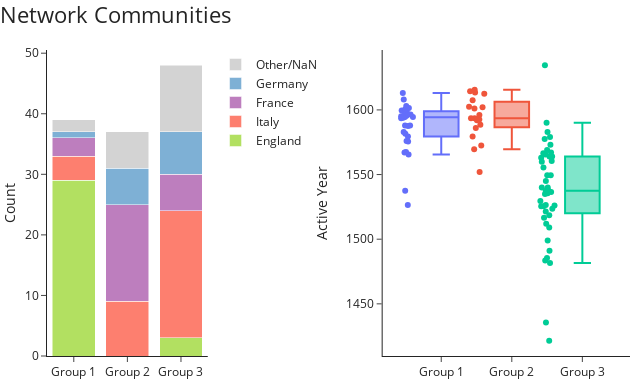

The notebook cell this image was saved under:
### Markdown cell above
# Graph Communities

Recall that our main objective was to detect communities in the network and test if nationality and date of birth are significant factors for a composer's position in the network, i.e. to which community the composer belongs.

For defining the communies, we employ the Louvain Community Detection Algorithm provided in the networkx library. The algorithm uses an iterative procedure to find a partition of the graph that maximizes modularity, a measure based on the number of actual edges within communities minus the number of edges within communities that we would expect to find if we were to randomly reconnect the nodes.

### Plotting

In what follows we plot three versions of the graph above. In the first, color again reflects nationality. The second is colored according the composers' dates of birth. In the third, each color represents one community detected by the Louvain Algorithm.

### Code cell
# Plotly discrete color palette
default_colors = ['#636efa', '#ef553b', '#00CC96']

# Bar chart
fig1 = go.Figure()

communities = ['Group 1', 'Group 2', 'Group 3']
nationalities = ['England', 'Italy', 'France', 'Germany', 'Other/NaN']
colors = ['#b2e061', '#fd7f6f', '#bd7ebe', '#7eb0d5', 'lightgrey']

for nationality, color in zip(nationalities, colors):
    filtered_df = graph_df[graph_df['nationality_other'] == nationality]
    counts = filtered_df.groupby('Community').size().reindex(communities, fill_value=0)
    fig1.add_trace(go.Bar(
        x=counts.index,
        y=counts.values,
        name=nationality,
        marker=dict(color=color)
    ))

# Boxplot
fig2 = go.Figure()

for i, community in enumerate(communities):
    filtered_df = graph_df[graph_df['Community'] == community]
    fig2.add_trace(go.Box(
        y=filtered_df['active_year'],
        x=[community]*len(filtered_df),
        marker=dict(color=default_colors[i % len(default_colors)]),
        showlegend=False,
        boxpoints='all',
  jitter=0.5,
  pointpos=-2
    ))

# Combine both plots
fig = make_subplots(rows=1, cols=2, column_widths=[0.65, 1], horizontal_spacing=0.3)

for trace in fig1.data:
    fig.add_trace(trace, row=1, col=1)

for trace in fig2.data:
    fig.add_trace(trace, row=1, col=2)

fig.update_layout(
    title=dict(text='Network Communities', font=dict(size=22)),
    title_x=0,
    title_y=0.98,
    height=380,
    barmode='stack',
    template='simple_white',
    margin=dict(l=0, r=0, b=0, t=50),
    showlegend=True,
    legend=dict(
        x=0.38,
        y=1,
        xanchor='center',
        yanchor='top',
        title=None
    ),
    paper_bgcolor='rgba(0,0,0,0)',
    plot_bgcolor='rgba(0,0,0,0)',
)

fig.update_yaxes(title='Count', row=1, col=1)
fig.update_yaxes(title='Active Year', row=1, col=2)

export_and_plot(fig, 'network_communities', width=630)

### Figure 1 — Plotly figure (JSON) as saved in the notebook; plotly's stock layout.template omitted (floating-point values rounded to 4 significant figures)
{"data": [{"marker": {"color": "#b2e061"}, "name": "England", "type": "bar", "x": ["Group 1", "Group 2", "Group 3"], "xaxis": "x", "y": [29, 0, 3], "yaxis": "y"}, {"marker": {"color": "#fd7f6f"}, "name": "Italy", "type": "bar", "x": ["Group 1", "Group 2", "Group 3"], "xaxis": "x", "y": [4, 9, 21], "yaxis": "y"}, {"marker": {"color": "#bd7ebe"}, "name": "France", "type": "bar", "x": ["Group 1", "Group 2", "Group 3"], "xaxis": "x", "y": [3, 16, 6], "yaxis": "y"}, {"marker": {"color": "#7eb0d5"}, "name": "Germany", "type": "bar", "x": ["Group 1", "Group 2", "Group 3"], "xaxis": "x", "y": [1, 6, 7], "yaxis": "y"}, {"marker": {"color": "lightgrey"}, "name": "Other/NaN", "type": "bar", "x": ["Group 1", "Group 2", "Group 3"], "xaxis": "x", "y": [2, 6, 11], "yaxis": "y"}, {"boxpoints": "all", "jitter": 0.5, "marker": {"color": "#636efa"}, "pointpos": -2, "showlegend": false, "type": "box", "x": ["Group 1", "Group 1", "Group 1", "Group 1", "Group 1", "Group 1", "Group 1", "Group 1", "Group 1", "Group 1", "Group 1", "Group 1", "Group 1", "Group 1", "Group 1", "Group 1", "Group 1", "Group 1", "Group 1", "Group 1", "Group 1", "Group 1", "Group 1", "Group 1", "Group 1", "Group 1", "Group 1", "Group 1", "Group 1", "Group 1", "Group 1", "Group 1", "Group 1", "Group 1", "Group 1", "Group 1", "Group 1", "Group 1", "Group 1"], "xaxis": "x2", "y": [1588.0, null, 1596.0, 1603, 1582.0, 1600.0, null, 1594.0, 1566.0, 1602.0, 1576, null, 1567, 1600.0, 1600, 1580.0, 1594.0, 1608, 1599, 1596.0, 1526.0, null, 1588, 1594.0, null, 1613, 1594, null, 1568.0, 1588, null, 1597, 1596.0, 1595, 1576.0, 1583, 1538.0, null, null], "yaxis": "y2"}, {"boxpoints": "all", "jitter": 0.5, "marker": {"color": "#ef553b"}, "pointpos": -2, "showlegend": false, "type": "box", "x": ["Group 2", "Group 2", "Group 2", "Group 2", "Group 2", "Group 2", "Group 2", "Group 2", "Group 2", "Group 2", "Group 2", "Group 2", "Group 2", "Group 2", "Group 2", "Group 2", "Group 2", "Group 2", "Group 2", "Group 2", "Group 2", "Group 2", "Group 2", "Group 2", "Group 2", "Group 2", "Group 2", "Group 2", "Group 2", "Group 2", "Group 2", "Group 2", "Group 2", "Group 2", "Group 2", "Group 2", "Group 2"], "xaxis": "x2", "y": [null, 1592.0, null, 1602.0, 1614.0, null, 1572.0, 1580.0, null, 1594.0, null, 1612.0, null, 1602, null, 1614.0, null, null, null, 1588.0, 1592, 1552, null, 1570.0, null, null, null, 1594.0, null, null, 1596, null, 1608.0, null, 1616.0, 1601, 1586], "yaxis": "y2"}, {"boxpoints": "all", "jitter": 0.5, "marker": {"color": "#00CC96"}, "pointpos": -2, "showlegend": false, "type": "box", "x": ["Group 3", "Group 3", "Group 3", "Group 3", "Group 3", "Group 3", "Group 3", "Group 3", "Group 3", "Group 3", "Group 3", "Group 3", "Group 3", "Group 3", "Group 3", "Group 3", "Group 3", "Group 3", "Group 3", "Group 3", "Group 3", "Group 3", "Group 3", "Group 3", "Group 3", "Group 3", "Group 3", "Group 3", "Group 3", "Group 3", "Group 3", "Group 3", "Group 3", "Group 3", "Group 3", "Group 3", "Group 3", "Group 3", "Group 3", "Group 3", "Group 3", "Group 3", "Group 3", "Group 3", "Group 3", "Group 3", "Group 3", "Group 3"], "xaxis": "x2", "y": [1540, 1569, 1566.0, 1573, 1550.0, 1563, 1564, 1579, 1486.0, 1538.0, 1491, 1590, 1545, 1538.0, null, 1634.0, 1583, 1578.0, 1560.0, 1536.0, 1512, 1526, 1526.0, 1524.0, 1560, 1564, 1526.0, 1509, null, 1484.0, 1530.0, 1566.0, null, 1516.0, 1522.0, 1436.0, 1422.0, null, 1567, 1556.0, 1540, 1550.0, 1535, 1536.0, 1518.0, 1499, 1482.0, 1526.0], "yaxis": "y2"}], "layout": {"barmode": "stack", "height": 380, "legend": {"title": {}, "x": 0.38, "xanchor": "center", "y": 1, "yanchor": "top"}, "margin": {"b": 0, "l": 0, "r": 0, "t": 50}, "paper_bgcolor": "rgba(0,0,0,0)", "plot_bgcolor": "rgba(0,0,0,0)", "showlegend": true, "title": {"font": {"size": 22}, "text": "Network Communities", "x": 0, "y": 0.98}, "width": 630, "xaxis": {"anchor": "y", "domain": [0, 0.2758]}, "xaxis2": {"anchor": "y2", "domain": [0.5758, 1]}, "yaxis": {"anchor": "x", "domain": [0, 1], "title": {"text": "Count"}}, "yaxis2": {"anchor": "x2", "domain": [0, 1], "title": {"text": "Active Year"}}}}
